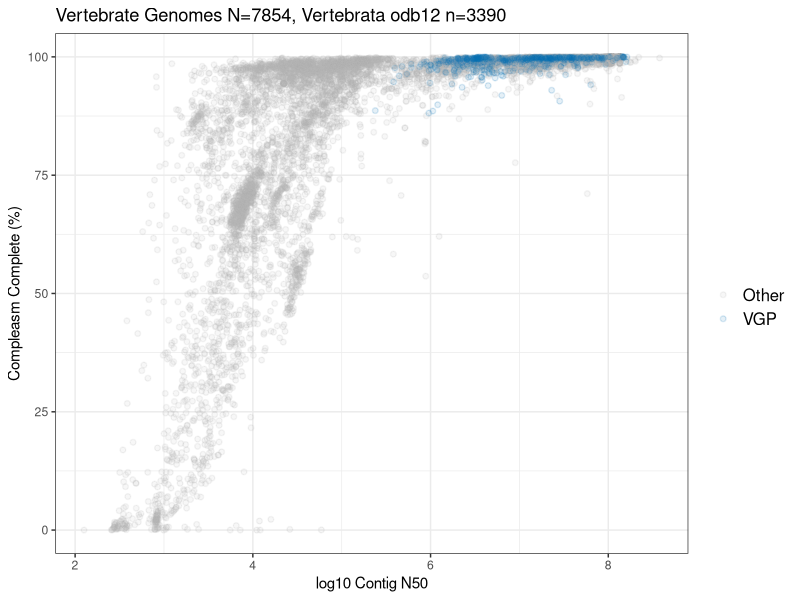

The R script that drew this image:

library('ggplot2')
library(dplyr)
library(scales)
library(tidyr)
library(stringr)

genbank_dataDF<-read.table(file = 'genbank_genomesData.tsv',header = T,sep = '\t',colClasses = c(accession='character'))
my_colors <- c(
  "#B0B0B0","#0072B2","" # highlight
)

#Show genome completeness vs contig n50 for vertebrate genomes on genbank with those from the VGP datafreeze coloured in blue
p<-ggplot(data=genbank_dataDF,aes(x=log10(contig_n50),y=100*compleasm_complete/3390,color=type))+
  geom_point(shape=1, stroke=0.7, alpha=0.1) +  # Hollow colored rings
  geom_point(alpha=0.1) +  # Filled bubbles
  theme_bw()+
  annotate('rect',xmin=6,ymin=90,xmax=8.5,ymax=100,fill=NA,size=0.1)+
  labs(color="")+scale_color_manual(values=my_colors)+
  ylab('Compleasm Complete (%)')+xlab('log10 Contig N50')+
  ggtitle(paste0('Vertebrate Genomes N=',dim(genbank_dataDF)[1],', Vertebrata odb12 n=3390'))+
  ylim(c(00,100))+
  theme(
    legend.title = element_text(size = 14),  # Legend title font size
    legend.text = element_text(size = 12)    # Legend items font size
  )
ggsave('Fig2e_bubbleCompleteness.svg',plot=p,dpi=1200)
